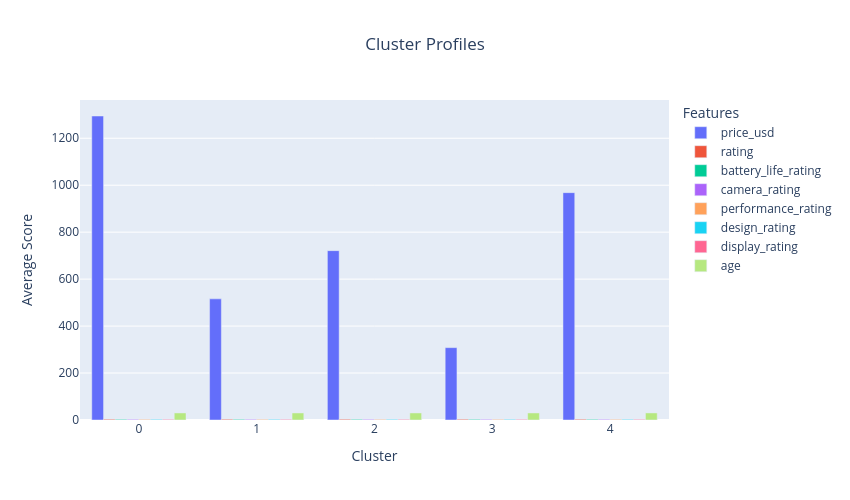

Write notebook code for a chart like this one.
### Code cell
fig = px.bar(
                profile_1,
                barmode='group',        
                title='Cluster Profiles'
)
fig.update_layout(
                xaxis_title='Cluster',
                yaxis_title='Average Score',
                legend_title='Features',
                width=850,
                height=500,
                title_x = 0.5
)
fig.show()

### Figure 1 — Plotly figure (JSON) as saved in the notebook; plotly's stock layout.template omitted (floating-point values rounded to 4 significant figures)
{"data": [{"alignmentgroup": "True", "hovertemplate": "variable=price_usd<br>cluster=%{x}<br>value=%{y}<extra></extra>", "legendgroup": "price_usd", "marker": {"color": "#636efa", "pattern": {"shape": ""}}, "name": "price_usd", "offsetgroup": "price_usd", "orientation": "v", "showlegend": true, "textposition": "auto", "type": "bar", "x": [0, 1, 2, 3, 4], "xaxis": "x", "y": [1295.0, 516.0, 721.3, 308.2, 968.4], "yaxis": "y"}, {"alignmentgroup": "True", "hovertemplate": "variable=rating<br>cluster=%{x}<br>value=%{y}<extra></extra>", "legendgroup": "rating", "marker": {"color": "#EF553B", "pattern": {"shape": ""}}, "name": "rating", "offsetgroup": "rating", "orientation": "v", "showlegend": true, "textposition": "auto", "type": "bar", "x": [0, 1, 2, 3, 4], "xaxis": "x", "y": [3.11, 3.1, 3.1, 3.1, 3.11], "yaxis": "y"}, {"alignmentgroup": "True", "hovertemplate": "variable=battery_life_rating<br>cluster=%{x}<br>value=%{y}<extra></extra>", "legendgroup": "battery_life_rating", "marker": {"color": "#00cc96", "pattern": {"shape": ""}}, "name": "battery_life_rating", "offsetgroup": "battery_life_rating", "orientation": "v", "showlegend": true, "textposition": "auto", "type": "bar", "x": [0, 1, 2, 3, 4], "xaxis": "x", "y": [2.71, 2.72, 2.72, 2.71, 2.74], "yaxis": "y"}, {"alignmentgroup": "True", "hovertemplate": "variable=camera_rating<br>cluster=%{x}<br>value=%{y}<extra></extra>", "legendgroup": "camera_rating", "marker": {"color": "#ab63fa", "pattern": {"shape": ""}}, "name": "camera_rating", "offsetgroup": "camera_rating", "orientation": "v", "showlegend": true, "textposition": "auto", "type": "bar", "x": [0, 1, 2, 3, 4], "xaxis": "x", "y": [2.72, 2.71, 2.71, 2.72, 2.73], "yaxis": "y"}, {"alignmentgroup": "True", "hovertemplate": "variable=performance_rating<br>cluster=%{x}<br>value=%{y}<extra></extra>", "legendgroup": "performance_rating", "marker": {"color": "#FFA15A", "pattern": {"shape": ""}}, "name": "performance_rating", "offsetgroup": "performance_rating", "orientation": "v", "showlegend": true, "textposition": "auto", "type": "bar", "x": [0, 1, 2, 3, 4], "xaxis": "x", "y": [2.71, 2.73, 2.7, 2.73, 2.72], "yaxis": "y"}, {"alignmentgroup": "True", "hovertemplate": "variable=design_rating<br>cluster=%{x}<br>value=%{y}<extra></extra>", "legendgroup": "design_rating", "marker": {"color": "#19d3f3", "pattern": {"shape": ""}}, "name": "design_rating", "offsetgroup": "design_rating", "orientation": "v", "showlegend": true, "textposition": "auto", "type": "bar", "x": [0, 1, 2, 3, 4], "xaxis": "x", "y": [2.72, 2.7, 2.72, 2.71, 2.72], "yaxis": "y"}, {"alignmentgroup": "True", "hovertemplate": "variable=display_rating<br>cluster=%{x}<br>value=%{y}<extra></extra>", "legendgroup": "display_rating", "marker": {"color": "#FF6692", "pattern": {"shape": ""}}, "name": "display_rating", "offsetgroup": "display_rating", "orientation": "v", "showlegend": true, "textposition": "auto", "type": "bar", "x": [0, 1, 2, 3, 4], "xaxis": "x", "y": [2.72, 2.72, 2.72, 2.72, 2.73], "yaxis": "y"}, {"alignmentgroup": "True", "hovertemplate": "variable=age<br>cluster=%{x}<br>value=%{y}<extra></extra>", "legendgroup": "age", "marker": {"color": "#B6E880", "pattern": {"shape": ""}}, "name": "age", "offsetgroup": "age", "orientation": "v", "showlegend": true, "textposition": "auto", "type": "bar", "x": [0, 1, 2, 3, 4], "xaxis": "x", "y": [30.13, 30.04, 30.08, 30.03, 30.14], "yaxis": "y"}], "layout": {"barmode": "group", "height": 500, "legend": {"title": {"text": "Features"}, "tracegroupgap": 0}, "title": {"text": "Cluster Profiles", "x": 0.5}, "width": 850, "xaxis": {"anchor": "y", "domain": [0, 1], "title": {"text": "Cluster"}}, "yaxis": {"anchor": "x", "domain": [0, 1], "title": {"text": "Average Score"}}}}
